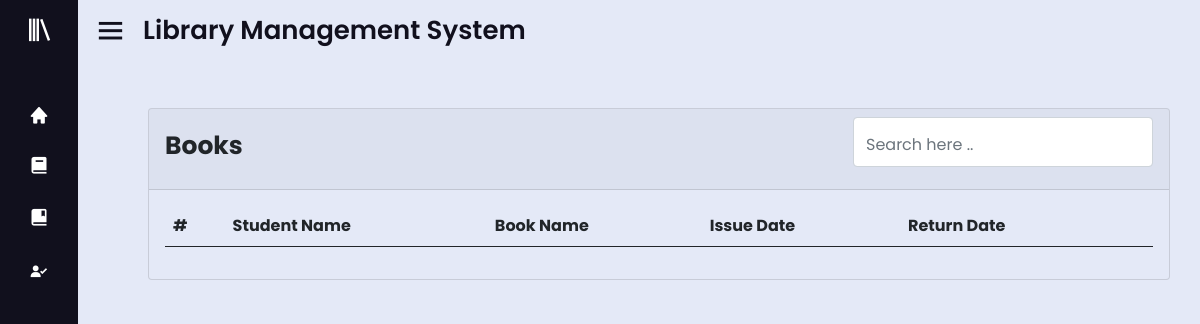
Before: /library/issue-book-table (signed in) with the older database file.
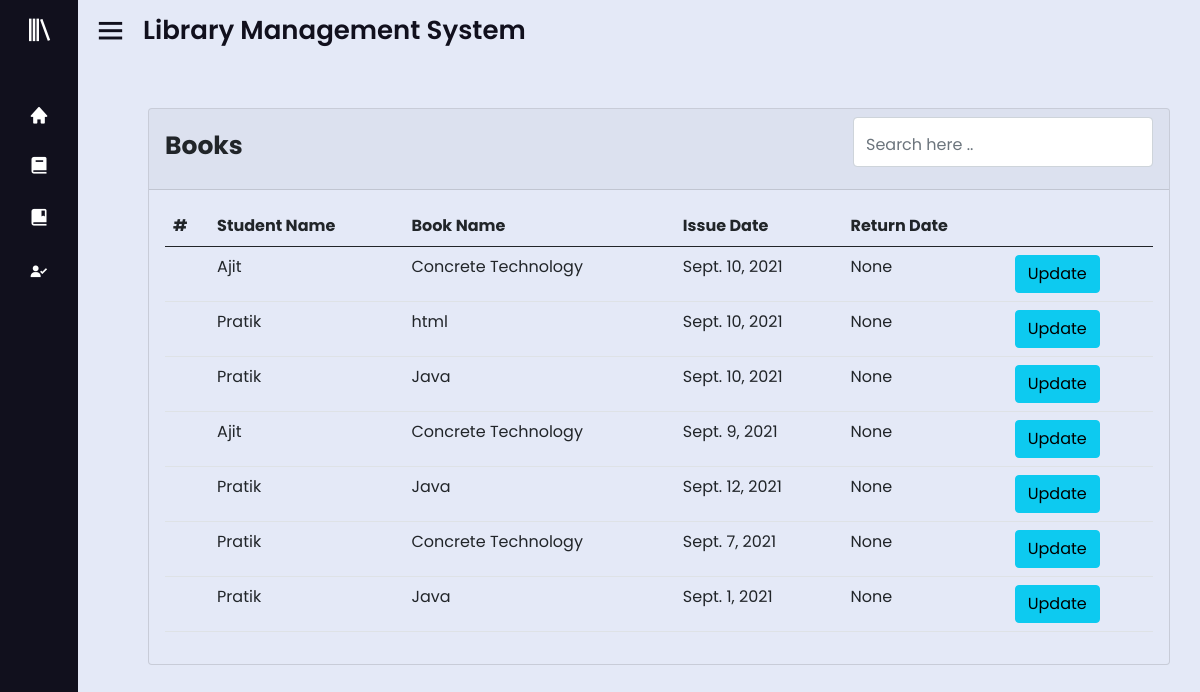
After: the same page with the newer database file.
### library/models.py (models this page shows, shortened)
class IssueBookModel(models.Model):
    stud_name = models.ForeignKey(
        StudentModel, null=True, on_delete=models.SET_NULL)
    book_name = models.ForeignKey(
        AddBookModel, null=True, on_delete=models.SET_NULL)
    issue_date = models.DateField(
        auto_now_add=False, auto_now=False, null=True)
    return_date = models.DateField(null=True, blank=True)

class StudentModel(models.Model):
    stud_name = models.CharField(max_length=200)
    stud_email = models.EmailField()
    stud_branch = models.CharField(max_length=200, choices=branch)
    stud_enrollmentNo = models.IntegerField()
    def __str__(self):
        return self.stud_name

class AddBookModel(models.Model):
    book_name = models.CharField(max_length=200)
    author_name = models.CharField(max_length=200)
    branch = models.CharField(max_length=200, choices=branch)
    isbn_no = models.IntegerField()
    quantity = models.IntegerField()
    def __str__(self):
        return self.book_name

### library/views.py (the view)
# urls.py: path('issue-book-table', views.issueBookTable, name='issue-book-table'),
@login_required(login_url='login')
def issueBookTable(request):
    books = IssueBookModel.objects.all()
    context = {'books': books}
    return render(request, 'library/issueBookTable.html', context=context)

### library/templates/library/issueBookTable.html (shortened to what this page needs)
{% extends 'library/base.html' %}
{% load crispy_forms_tags %}
{% block content %}
<section class="home-section">
    <div class="home-content">
        <i class='bx bx-menu' onclick="toggleSidebar()"></i>
        <span class="text">Library Management System</span>
    </div>
    <div class="card mt-5" style="margin-left: 70px; margin-right: 30px; background-color: #e4e9f7;">
        <div class="card-header">
            <div style="display: flex;">
                <p class="float-start" style="font-size: 25px; font-weight: bold; padding-top: 10px;">
                    Books
                </p>
                <input class="form-control" id="search-input" type="text" placeholder="Search here .."
                    style="margin-left:auto; width: 300px; height: 50px; padding-top: 10px;" aria-label="Search"
                    onkeyup="search()">
            </div>
        </div>
        <div class=" card-body">
            <table class="table" id="myTable">
                <thead>
                    <tr>
                        <th scope="col">#</th>
                        <th scope="col"> Student Name </th>
                        <th scope="col"> Book Name </th>
                        <th scope="col"> Issue Date </th>
                        <th scope="col"> Return Date</th>
                        <th></th>
                    </tr>
                </thead>
                <tbody>
                    {% for book in books %}
                    <tr>
                        <th scope="row">{{students.id}}</th>
                        <td>{{book.stud_name}}</td>
                        <td>{{book.book_name}}</td>
                        <td>{{book.issue_date}}</td>
                        <td>{{book.return_date}}</td>
                        <td>
                            <a href="#" type="submit" class="btn btn-info"> Update </a>
                        </td>
                    </tr>
                    {% endfor %}
                </tbody>
            </table>
        </div>
    </div>
</section>
{% endblock %}

Changed rows visible on the page:
added IssueBookModel: stud_name "Ajit", book_name "Concrete Technology", issue_date "Sept. 10, 2021", return_date "None"
added IssueBookModel: stud_name "Pratik", book_name "html", issue_date "Sept. 10, 2021", return_date "None"
added IssueBookModel: stud_name "Pratik", book_name "Java", issue_date "Sept. 10, 2021", return_date "None"
added IssueBookModel: stud_name "Ajit", book_name "Concrete Technology", issue_date "Sept. 9, 2021", return_date "None"
added IssueBookModel: stud_name "Pratik", book_name "Java", issue_date "Sept. 12, 2021", return_date "None"
added IssueBookModel: stud_name "Pratik", book_name "Concrete Technology", issue_date "Sept. 7, 2021", return_date "None"
added IssueBookModel: stud_name "Pratik", book_name "Java", issue_date "Sept. 1, 2021", return_date "None"
